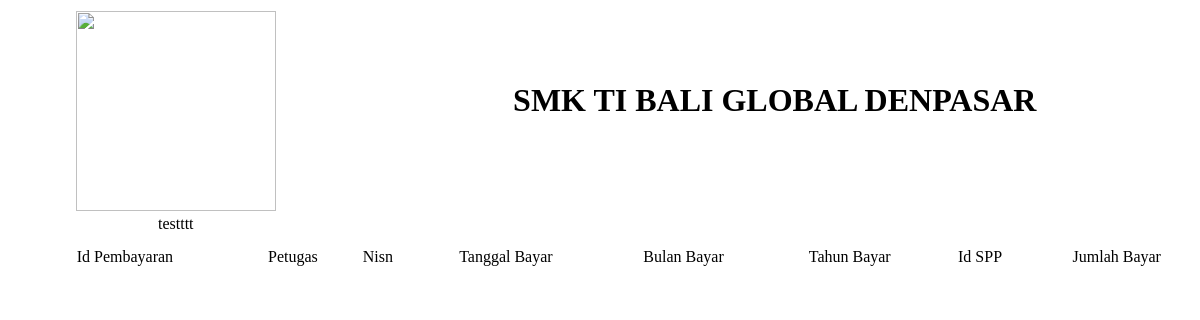
Page /History/detail.php?nis=4869 on the earlier database version.
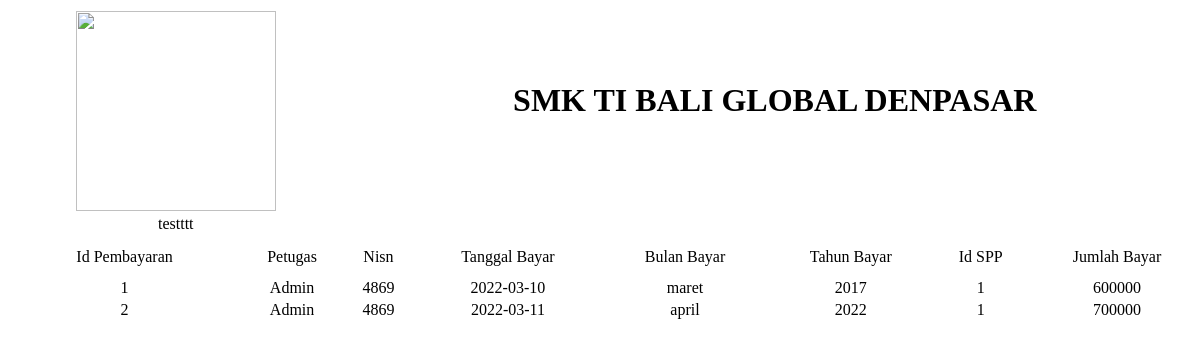
Same page on the later database version.
### tables this page shows
CREATE TABLE `pembayaran` (
  `id_pembayaran` int(11) NOT NULL,
  `id_petugas` int(11) NOT NULL,
  `nis` varchar(10) NOT NULL,
  `tgl_bayar` date NOT NULL,
  `bulan_dibayar` varchar(8) NOT NULL,
  `tahun_dibayar` varchar(4) NOT NULL,
  `id_spp` int(11) NOT NULL,
  `jumlah_bayar` double NOT NULL
);

CREATE TABLE `petugas` (
  `id_petugas` int(11) NOT NULL,
  `username` varchar(25) NOT NULL,
  `password` varchar(60) NOT NULL,
  `nama_petugas` varchar(35) NOT NULL,
  `level` varchar(12) NOT NULL
);

### History/detail.php (the view, shortened to what this page needs)
<?php
require_once '../koneksi.php';
?>
<div style="width: 100vw;">
<table>
    <tr>
        <td>
    <img src="https://elearning.smkti-baliglobal.sch.id/img/logo-ti2.png" alt="" width="200px" hight="200px">
        </td>
        <td>
    <h1>SMK TI BALI GLOBAL DENPASAR</h1>
    </td>
    </tr>
    <tr>
        <td>testttt</td>
    </tr>
</table>
    <table class="cetak">
        <tr>
            <td style="padding: 10px;">Id Pembayaran</td>
            <td>Petugas</td>
            <td>Nisn</td>
            <td>Tanggal Bayar</td>
            <td>Bulan Bayar</td>
            <td>Tahun Bayar</td>
            <td>Id SPP</td>
            <td>Jumlah Bayar</td>
        </tr>
        <tbody>
            <?php
            $nis = $_GET['nis'];
            $query = "SELECT * FROM pembayaran JOIN petugas ON pembayaran.id_petugas = petugas.id_petugas WHERE nis = '$nis'";
            $result = mysqli_query($conn, $query);
            $i = 1;
            while ($row = mysqli_fetch_assoc($result)) {
            ?>
                <tr>
                    <td><?php echo $i++ ?></td>
                    <td><?php echo $row['nama_petugas'] ?></td>
                    <td><?php echo $row['nis'] ?></td>
                    <td><?php echo $row['tgl_bayar'] ?></td>
                    <td><?php echo $row['bulan_dibayar'] ?></td>
                    <td><?php echo $row['tahun_dibayar'] ?></td>
                    <td><?php echo $row['id_spp'] ?></td>
                    <td><?php echo $row['jumlah_bayar'] ?></td>
                </tr>
            <?php
            }
            ?>
        </tbody>
    </table>
</div>
<?php
require_once '../templates/footer.php';
?>

Differences in the rows shown:
added pembayaran: id_petugas.nama_petugas "Admin", nis "4869", tgl_bayar "2022-03-10", bulan_dibayar "maret", tahun_dibayar "2017", id_spp "1", jumlah_bayar "600000"
added pembayaran: id_petugas.nama_petugas "Admin", nis "4869", tgl_bayar "2022-03-11", bulan_dibayar "april", tahun_dibayar "2022", id_spp "1", jumlah_bayar "700000"
